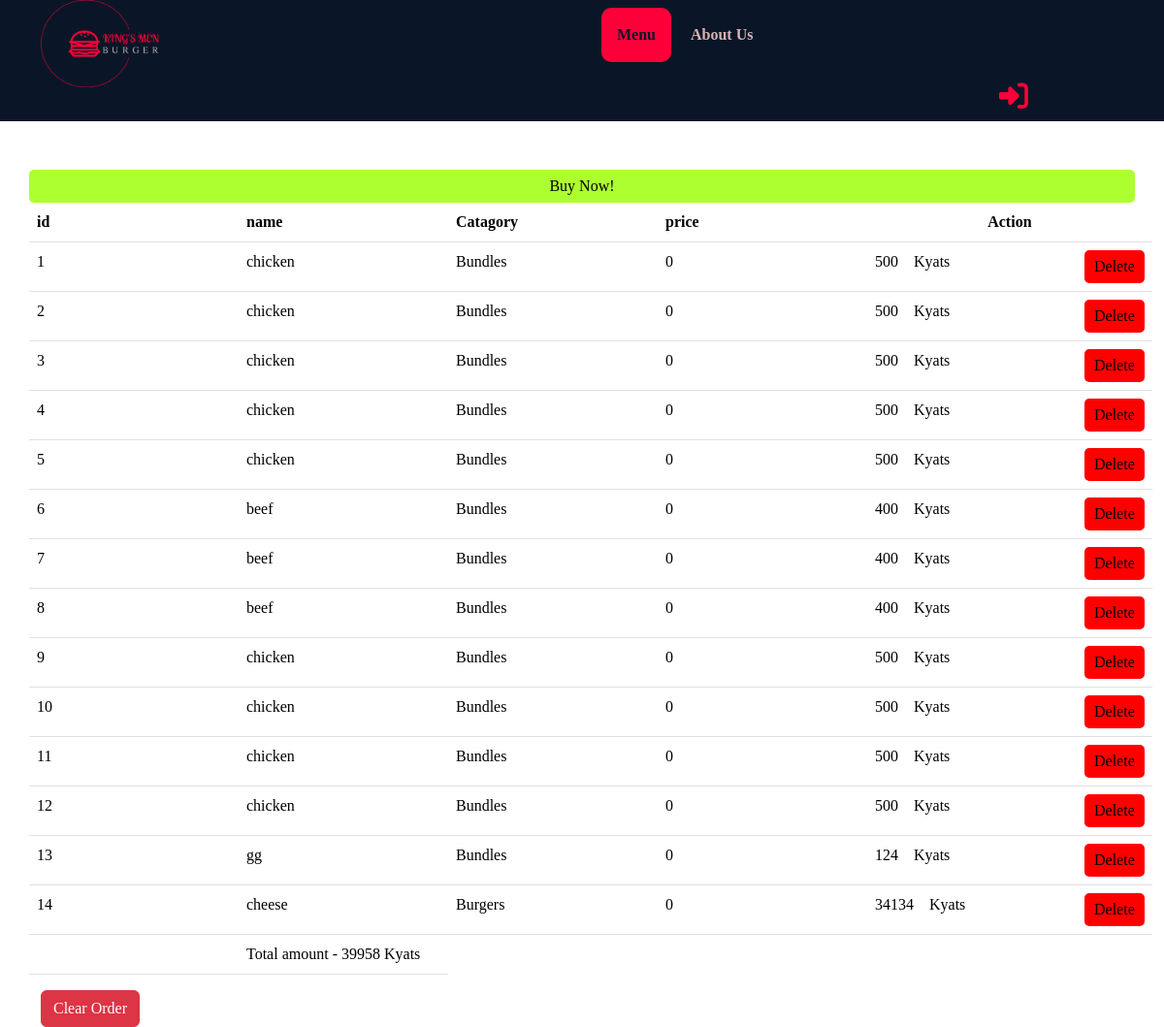
The app's page /actorder.php with its own data.
### tables this page shows
CREATE TABLE `carttable` (
  `cart_id` int(11) NOT NULL,
  `f_name` varchar(255) NOT NULL,
  `m_name` varchar(255) NOT NULL,
  `amount` varchar(255) NOT NULL,
  `user_id` int(11) NOT NULL
);

### actorder.php (the view, shortened to what this page needs)
<?php
    include("head.php");
?>
<?php
    $id=$_GET['id'];
?>
<section>
    <div class="container">
        <div class="row">
        <table class="table">
                        <thead>
                            <tr>
                            <th scope="col">id</th>
                            <th>name</th>
                            <th>Catagory</th>
                            <th>price</th>
                            <th scope="col" colspan="2" style="text-align:center;">Action</th>
                            </tr>
                        </thead>
                        <tbody>
                            <form action="" method="post" >
                            <?php
                                $con = mysqli_connect("localhost","root","","finalboss");
                                $sql = "SELECT * FROM carttable WHERE user_id='$id'";
                                $res = mysqli_query($con ,$sql);
                                while($row = mysqli_fetch_assoc($res)):
                            ?>
                            <tr>
                                <th scope="row"><input type="text" name="c_id" value="<?php echo $row['cart_id'];?>"></th>
                                <td><input type="disable" name="f_name[]" value="<?php echo $row['f_name'];?>"></td>
                                <td><input type="disable" name="m_name[]" value="<?php echo $row['m_name'];?>"></td>
                                <td><input type="disable" name="u_id[]" value="<?php echo $row['user_id'];?>"></td>
                                <td><input type="disable" name="m_oney[]" value="<?php echo $row['amount']; echo "    Kyats";?>"></td>
                                <td><input id="del" type="submit"  name="delete" value="Delete" ></td>
                            </tr>
                            <?php
                                endwhile;
                            ?>
                            <input type="submit" id="buy" style="margin-top:50px; color: Black;" name="buynow" value="Buy Now!" >
                            <tr>
                                <th>
                                    <td>Total amount - </th>
                                        <?php
                                            $i = 0;
                                            $sql = "SELECT * FROM carttable WHERE user_id='$id'";
                                            $res = mysqli_query($con ,$sql);
                                            while($row2 = mysqli_fetch_assoc($res)){
                                                $i += $row2['amount'];
                                            } echo $i;
                                            echo "    Kyats";
                                        ?>
                            </tr>
                        </form>
                        </tbody>
                    </table>
                    <a href=""><button type="button" id="cleartable" class="btn btn-danger">Clear Order</button></a>
        </div>
    </div>
</section>

### style.css (style rules this page uses)
* { margin: 0; padding: 0; font-family: 'Crimson Text', serif; }
:root { --theme:#FE0039; --second:#D7B2B2; --third: #0A1627; }

### actorder.php (style rules this page uses)
input { border: none; outline: none; }
#del { background-color: red; padding: 5px 10px; border-radius: 5px; }
#buy { background-color: greenyellow; padding: 5px 10px; border-radius: 5px; }

### records on screen
carttable: c_id "1", f_name "chicken", m_name "Bundles", user "0", amount "500 Kyats"
carttable: c_id "2", f_name "chicken", m_name "Bundles", user "0", amount "500 Kyats"
carttable: c_id "3", f_name "chicken", m_name "Bundles", user "0", amount "500 Kyats"
carttable: c_id "4", f_name "chicken", m_name "Bundles", user "0", amount "500 Kyats"
carttable: c_id "5", f_name "chicken", m_name "Bundles", user "0", amount "500 Kyats"
carttable: c_id "6", f_name "beef", m_name "Bundles", user "0", amount "400 Kyats"
carttable: c_id "7", f_name "beef", m_name "Bundles", user "0", amount "400 Kyats"
carttable: c_id "8", f_name "beef", m_name "Bundles", user "0", amount "400 Kyats"
carttable: c_id "9", f_name "chicken", m_name "Bundles", user "0", amount "500 Kyats"
carttable: c_id "10", f_name "chicken", m_name "Bundles", user "0", amount "500 Kyats"
carttable: c_id "11", f_name "chicken", m_name "Bundles", user "0", amount "500 Kyats"
carttable: c_id "12", f_name "chicken", m_name "Bundles", user "0", amount "500 Kyats"
carttable: c_id "13", f_name "gg", m_name "Bundles", user "0", amount "124 Kyats"
carttable: c_id "14", f_name "cheese", m_name "Burgers", user "0", amount "34134 Kyats"

### other values on screen
$i "39958"
